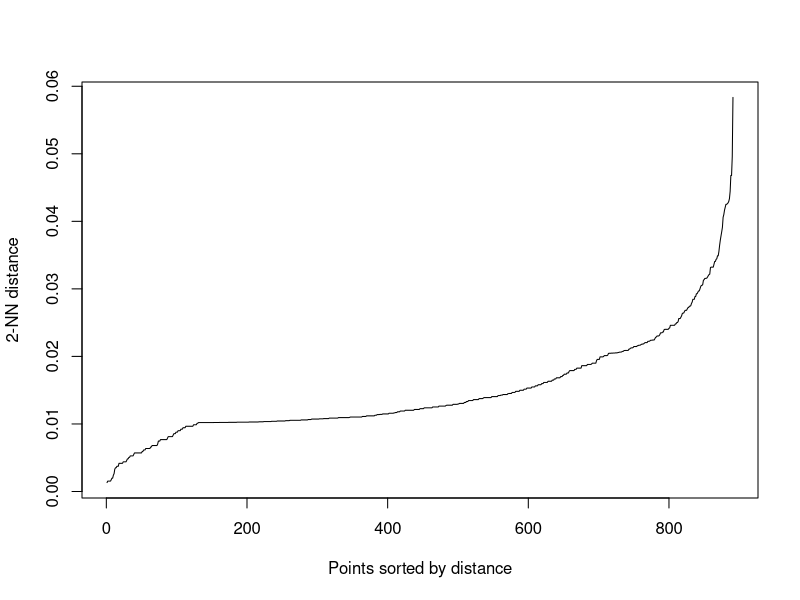
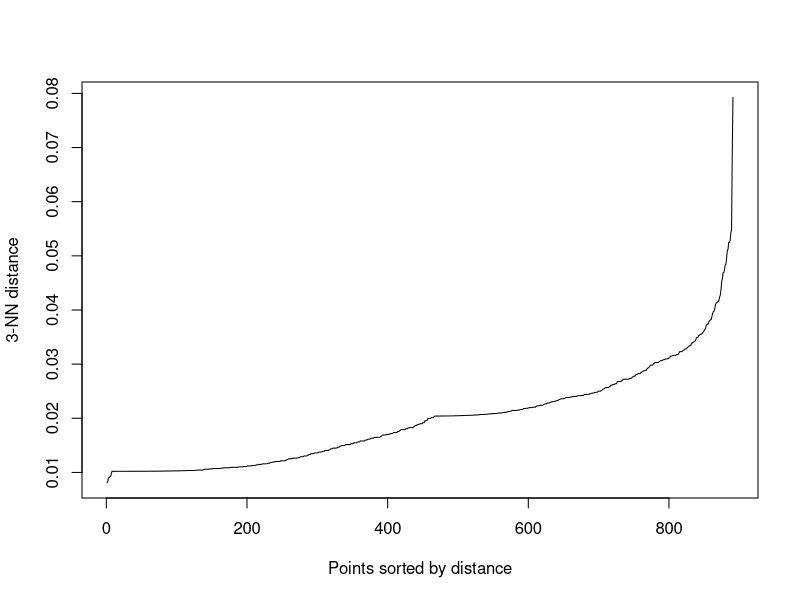
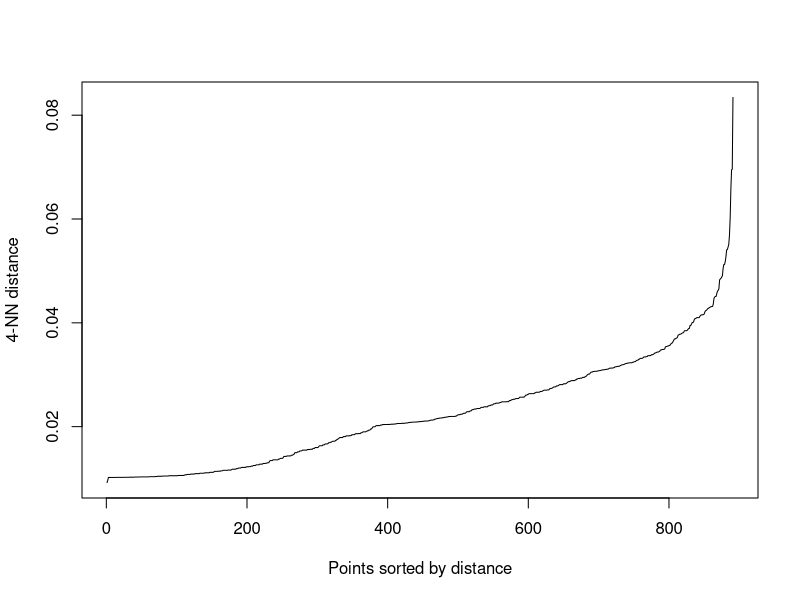
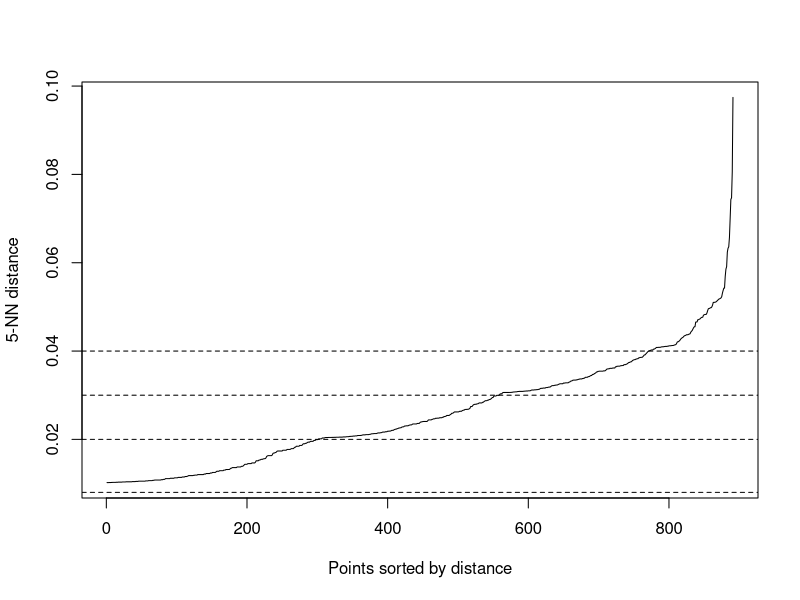
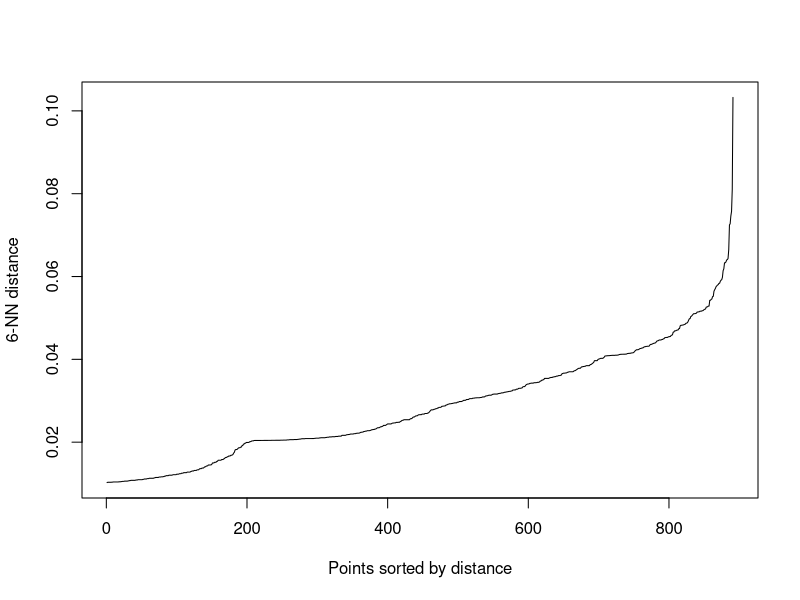
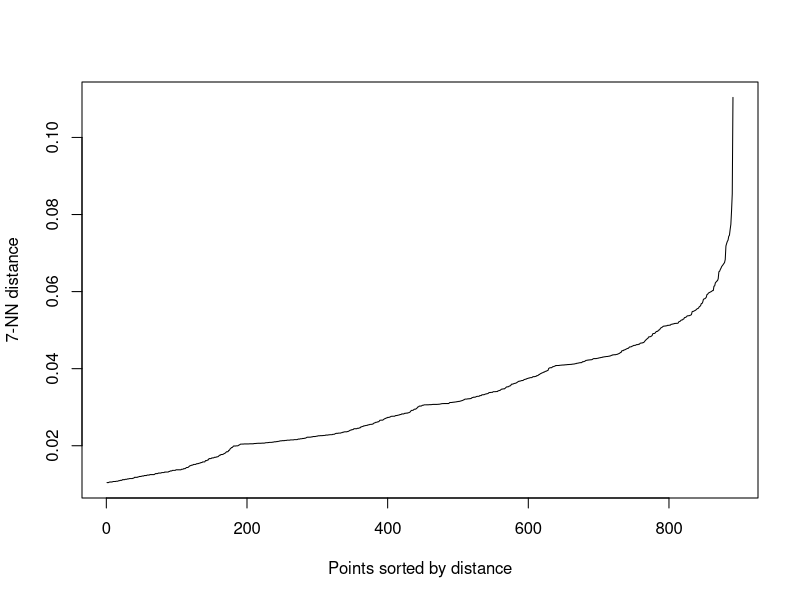
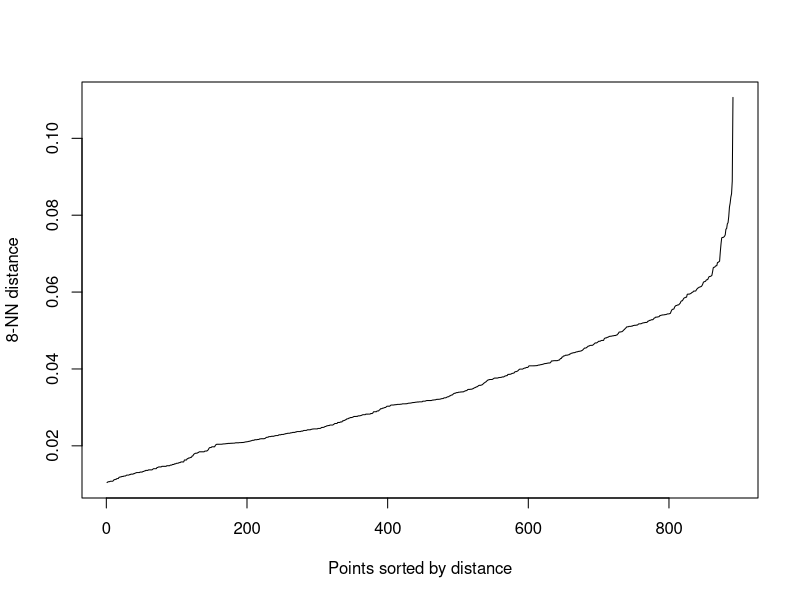
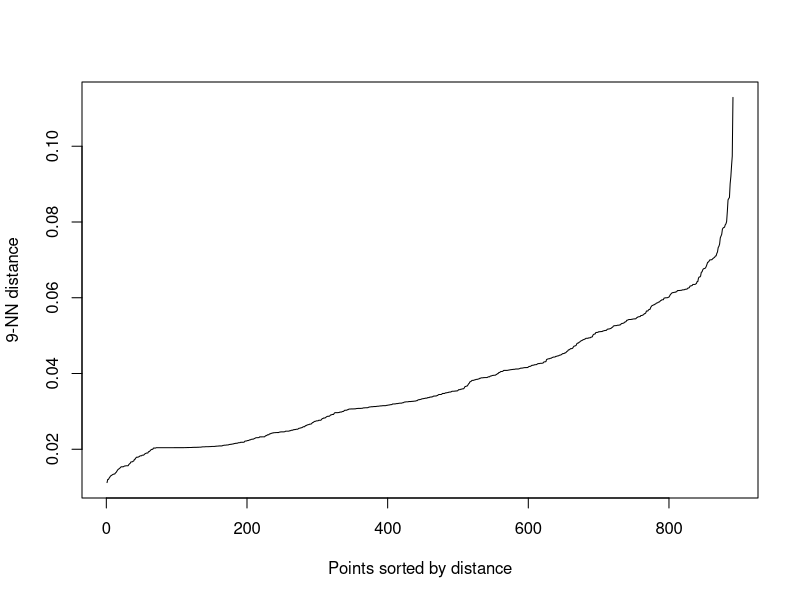

The R source for these figures, in order:
library("fpc")
library("dbscan")
setwd("../Desktop/masters/data_mining/coursework")

dataset = read.csv("regional_covid_data.csv")

# Removing unnecessary columns and renaming
dataset = subset(dataset, select = -c(areaType, areaCode))
names(dataset)[names(dataset) == "cumCasesBySpecimenDate"] = "cumCases"
names(dataset)[names(dataset) == "newCasesBySpecimenDate"] = "newCases"
names(dataset)[names(dataset) == "cumDeathsByDeathDate"] = "cumDeaths"
names(dataset)[names(dataset) == "newDeathsByDeathDate"] = "newDeaths"
names(dataset)[names(dataset) == "newCasesBySpecimenDateRollingRate"] = "newCasesAvg" 
# Rolling rate is a calculated weekly average

# Remove null values
dataset = dataset[rowSums(is.na(dataset)) == 0,]
# Label encode regions as integers
regions = unique(dataset$areaName)
dataset$areaName = as.numeric(factor(dataset$areaName, levels=regions))


# Convert dates to valid date format and select date range
dataset$date = as.Date(dataset$date, "%d/%m/%Y")
# Time-span cut-off
dataset = dataset[dataset$date >= as.Date("2020-04-01"),] # Beginning of dataset
dataset = dataset[dataset$date >= as.Date("2020-09-01"),] # 2nd Lockdown released

write.csv(dataset, "visualisation_dataset.csv")


#Standardisation
dataset$date = as.numeric(dataset$date - min(dataset$date, na.rm = TRUE))
dataset$stdDate = dataset$date - min(dataset$date, na.rm = TRUE)
dataset$stdDate = dataset$date / max(dataset$date, na.rm = TRUE)
dataset$stdRollRate = dataset$newCasesAvg - min(dataset$newCasesAvg, na.rm = TRUE)
dataset$stdRollRate = dataset$newCasesAvg / max(dataset$newCasesAvg, na.rm = TRUE)


# DBScan pre-processing
dataMatrix = cbind(dataset$stdDate, dataset$stdRollRate)
nonStdDataMatrix = cbind(dataset$date, dataset$newCasesAvg)
colnames(dataMatrix) = c("Date", "RollRate")
colnames(nonStdDataMatrix) = c("Date", "RollRate")

# Finding the optimal epoc for minimum points
kNNdistplot(dataMatrix, k=2)
kNNdistplot(dataMatrix, k=3) # Min points 3 seems best for  Sept+ data
kNNdistplot(dataMatrix, k=4)
kNNdistplot(dataMatrix, k=5)
abline(h = 0.04, lty = 2)
abline(h = 0.03, lty = 2)
abline(h = 0.02, lty = 2)
abline(h = 0.008, lty = 2)

kNNdistplot(dataMatrix, k=6)
kNNdistplot(dataMatrix, k=7)
kNNdistplot(dataMatrix, k=8)
kNNdistplot(dataMatrix, k=9)
kNNdistplot(dataMatrix, k=10)
kNNdistplot(dataMatrix, k=15)
kNNdistplot(dataMatrix, k=20)


# DBScan
dbscanOut = dbscan(dataMatrix, eps=0.02, MinPts = 3) # The best one for Sept data
dbscanOut = dbscan(dataMatrix, eps=0.008, MinPts = 2) # The one for all time data - doesn't work well
dbscanOut = dbscan(dataMatrix, eps=0.03, MinPts = 3)
dbscanOut = dbscan(dataMatrix, eps=0.03, MinPts = 5)
dbscanOut = dbscan(dataMatrix, eps=0.04, MinPts = 5)
dbscanOut = dbscan(dataMatrix, eps=0.06, MinPts = 9)

plot(dbscanOut, nonStdDataMatrix)

# Conclusion - DBScan is ok for seeing overall groupings, like maybe tier 2 and below (see Sept data)
# Not so good for general conclusions with large numbers of data



# Chart analysis

# New cases per day
plot(dataset$date, dataset$newCases, col=dataset$areaName, xlab="Date", ylab="New Cases", pch=19, 
     main="COVID-19, New cases per day")
legend("topleft", legend=regions, col=c(1:9), pch=19)

# Rolling Rate Chart
plot(dataset$date, dataset$newCasesAvg, col=dataset$areaName, xlab="Date", ylab="New Cases", pch=19, 
     main="COVID-19, Average cases per week")
legend("topleft", legend=regions, col=c(1:9), pch=19)

# Cumulative Deaths Chart
plot(dataset$date, dataset$newDeaths, col=dataset$areaName, xlab="Date", ylab="Deaths per 100k", pch=19, 
     main="COVID-19, Cummulative deaths")
legend("topleft", legend=regions, col=c(1:9), pch=19)
